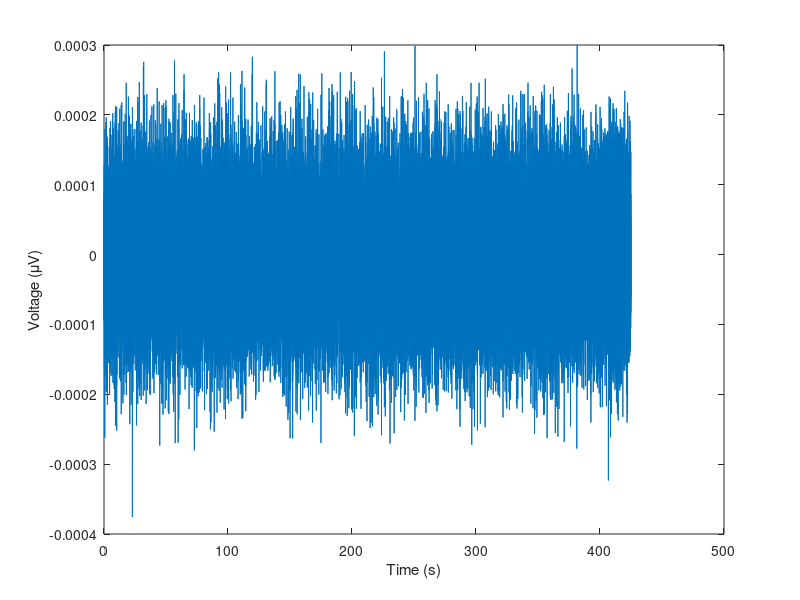
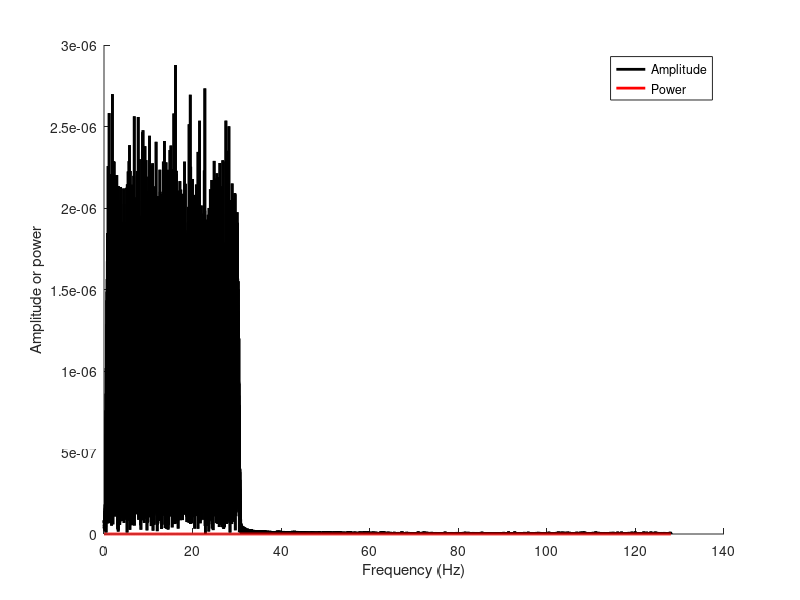

MATLAB code to generate these figures, in order:
%% 
% 
%   Spectral analysis of resting-state EEG
% 
% 

% The goal of this cell is to plot a power spectrum of resting-state EEG data.

clear
%load EEGrestingState.mat
load N6_singlechandata.mat
srate = 256;
% create a time vector that starts from 0
npnts = length(singlechandata);
time  = (0:npnts-1)/srate;


% plot the time-domain signal 
figure(13), clf
plot(time,singlechandata)
xlabel('Time (s)'), ylabel('Voltage (\muV)') % alpha range in posterior channel in the back of the head during resting state
zoom on


% static spectral analysis
hz = linspace(0,srate/2,floor(npnts/2)+1);
ampl = 2*abs(fft(singlechandata)/npnts);
powr = ampl.^(2);

figure(14), clf, hold on
plot(hz,ampl(1:length(hz)),'k','linew',2)
plot(hz,powr(1:length(hz)),'r','linew',2)

xlabel('Frequency (Hz)')
ylabel('Amplitude or power')
legend({'Amplitude';'Power'})

% optional zooming in
%set(gca,'xlim',[0 30])


%%% QUESTION: What are the three most prominent features of the EEG spectrum?

% (1/f)(power is decreasing with increasing freq.)
% line noise spike
% Present of rythmic activity and oscillatory activity

%%% QUESTION: What do you notice about the difference between the amplitude
%             and power spectra?
% 
%%% QUESTION: Can you see the ~10 Hz oscillation in the raw time series data?
% 
